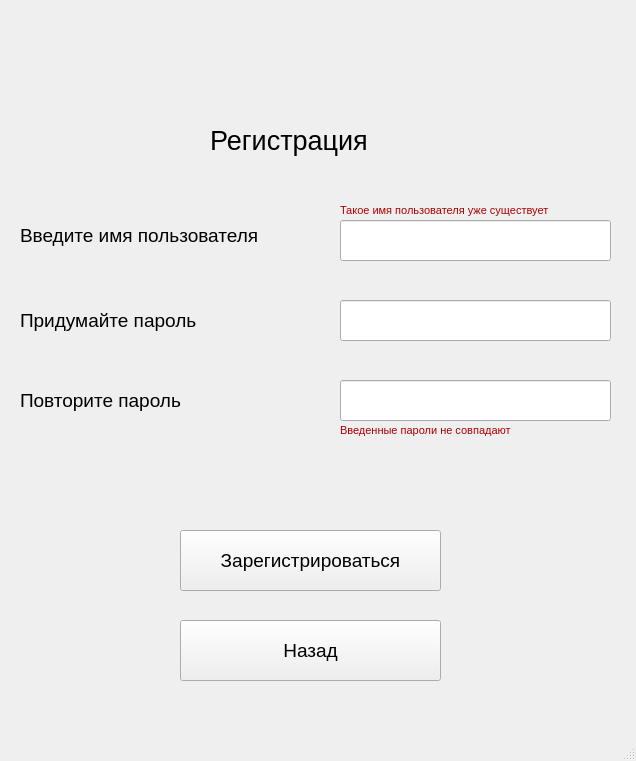
<?xml version="1.0" encoding="UTF-8"?>
<ui version="4.0">
 <class>RegisterWindow</class>
 <widget class="QMainWindow" name="RegisterWindow">
  <property name="geometry">
   <rect>
    <x>0</x>
    <y>0</y>
    <width>636</width>
    <height>761</height>
   </rect>
  </property>
  <property name="windowTitle">
   <string>Registration</string>
  </property>
  <widget class="QWidget" name="centralwidget">
   <widget class="QLineEdit" name="input_username">
    <property name="geometry">
     <rect>
      <x>340</x>
      <y>220</y>
      <width>271</width>
      <height>41</height>
     </rect>
    </property>
    <property name="font">
     <font>
      <pointsize>14</pointsize>
     </font>
    </property>
   </widget>
   <widget class="QLineEdit" name="input_password">
    <property name="geometry">
     <rect>
      <x>340</x>
      <y>300</y>
      <width>271</width>
      <height>41</height>
     </rect>
    </property>
    <property name="font">
     <font>
      <pointsize>14</pointsize>
     </font>
    </property>
   </widget>
   <widget class="QLineEdit" name="input_confirm_password">
    <property name="geometry">
     <rect>
      <x>340</x>
      <y>380</y>
      <width>271</width>
      <height>41</height>
     </rect>
    </property>
    <property name="font">
     <font>
      <pointsize>14</pointsize>
     </font>
    </property>
   </widget>
   <widget class="QPushButton" name="button_register">
    <property name="geometry">
     <rect>
      <x>180</x>
      <y>530</y>
      <width>261</width>
      <height>61</height>
     </rect>
    </property>
    <property name="font">
     <font>
      <pointsize>14</pointsize>
     </font>
    </property>
    <property name="text">
     <string>Зарегистрироваться</string>
    </property>
   </widget>
   <widget class="QLabel" name="label_enter_username">
    <property name="geometry">
     <rect>
      <x>20</x>
      <y>220</y>
      <width>311</width>
      <height>31</height>
     </rect>
    </property>
    <property name="font">
     <font>
      <pointsize>14</pointsize>
     </font>
    </property>
    <property name="text">
     <string>Введите имя пользователя</string>
    </property>
   </widget>
   <widget class="QLabel" name="label_password">
    <property name="geometry">
     <rect>
      <x>20</x>
      <y>300</y>
      <width>231</width>
      <height>41</height>
     </rect>
    </property>
    <property name="font">
     <font>
      <pointsize>14</pointsize>
     </font>
    </property>
    <property name="text">
     <string>Придумайте пароль</string>
    </property>
   </widget>
   <widget class="QLabel" name="label_confirm_password">
    <property name="geometry">
     <rect>
      <x>20</x>
      <y>380</y>
      <width>231</width>
      <height>41</height>
     </rect>
    </property>
    <property name="font">
     <font>
      <pointsize>14</pointsize>
     </font>
    </property>
    <property name="text">
     <string>Повторите пароль</string>
    </property>
   </widget>
   <widget class="QLabel" name="register_title">
    <property name="geometry">
     <rect>
      <x>210</x>
      <y>110</y>
      <width>201</width>
      <height>61</height>
     </rect>
    </property>
    <property name="font">
     <font>
      <pointsize>20</pointsize>
     </font>
    </property>
    <property name="text">
     <string>Регистрация</string>
    </property>
   </widget>
   <widget class="QPushButton" name="button_register_back">
    <property name="geometry">
     <rect>
      <x>180</x>
      <y>620</y>
      <width>261</width>
      <height>61</height>
     </rect>
    </property>
    <property name="font">
     <font>
      <pointsize>14</pointsize>
     </font>
    </property>
    <property name="text">
     <string>Назад</string>
    </property>
   </widget>
   <widget class="QLabel" name="label_username_exists">
    <property name="geometry">
     <rect>
      <x>340</x>
      <y>200</y>
      <width>271</width>
      <height>21</height>
     </rect>
    </property>
    <property name="palette">
     <palette>
      <active>
       <colorrole role="WindowText">
        <brush brushstyle="SolidPattern">
         <color alpha="255">
          <red>172</red>
          <green>0</green>
          <blue>0</blue>
         </color>
        </brush>
       </colorrole>
       <colorrole role="Text">
        <brush brushstyle="SolidPattern">
         <color alpha="255">
          <red>191</red>
          <green>0</green>
          <blue>0</blue>
         </color>
        </brush>
       </colorrole>
      </active>
      <inactive>
       <colorrole role="WindowText">
        <brush brushstyle="SolidPattern">
         <color alpha="255">
          <red>172</red>
          <green>0</green>
          <blue>0</blue>
         </color>
        </brush>
       </colorrole>
       <colorrole role="Text">
        <brush brushstyle="SolidPattern">
         <color alpha="255">
          <red>191</red>
          <green>0</green>
          <blue>0</blue>
         </color>
        </brush>
       </colorrole>
      </inactive>
      <disabled>
       <colorrole role="WindowText">
        <brush brushstyle="SolidPattern">
         <color alpha="255">
          <red>120</red>
          <green>120</green>
          <blue>120</blue>
         </color>
        </brush>
       </colorrole>
       <colorrole role="Text">
        <brush brushstyle="SolidPattern">
         <color alpha="255">
          <red>120</red>
          <green>120</green>
          <blue>120</blue>
         </color>
        </brush>
       </colorrole>
      </disabled>
     </palette>
    </property>
    <property name="font">
     <font>
      <pointsize>8</pointsize>
      <weight>50</weight>
      <bold>false</bold>
     </font>
    </property>
    <property name="autoFillBackground">
     <bool>false</bool>
    </property>
    <property name="text">
     <string>Такое имя пользователя уже существует</string>
    </property>
   </widget>
   <widget class="QLabel" name="label_wrong_confirm">
    <property name="geometry">
     <rect>
      <x>340</x>
      <y>420</y>
      <width>271</width>
      <height>21</height>
     </rect>
    </property>
    <property name="palette">
     <palette>
      <active>
       <colorrole role="WindowText">
        <brush brushstyle="SolidPattern">
         <color alpha="255">
          <red>172</red>
          <green>0</green>
          <blue>0</blue>
         </color>
        </brush>
       </colorrole>
       <colorrole role="Text">
        <brush brushstyle="SolidPattern">
         <color alpha="255">
          <red>191</red>
          <green>0</green>
          <blue>0</blue>
         </color>
        </brush>
       </colorrole>
      </active>
      <inactive>
       <colorrole role="WindowText">
        <brush brushstyle="SolidPattern">
         <color alpha="255">
          <red>172</red>
          <green>0</green>
          <blue>0</blue>
         </color>
        </brush>
       </colorrole>
       <colorrole role="Text">
        <brush brushstyle="SolidPattern">
         <color alpha="255">
          <red>191</red>
          <green>0</green>
          <blue>0</blue>
         </color>
        </brush>
       </colorrole>
      </inactive>
      <disabled>
       <colorrole role="WindowText">
        <brush brushstyle="SolidPattern">
         <color alpha="255">
          <red>120</red>
          <green>120</green>
          <blue>120</blue>
         </color>
        </brush>
       </colorrole>
       <colorrole role="Text">
        <brush brushstyle="SolidPattern">
         <color alpha="255">
          <red>120</red>
          <green>120</green>
          <blue>120</blue>
         </color>
        </brush>
       </colorrole>
      </disabled>
     </palette>
    </property>
    <property name="font">
     <font>
      <pointsize>8</pointsize>
      <weight>50</weight>
      <bold>false</bold>
     </font>
    </property>
    <property name="autoFillBackground">
     <bool>false</bool>
    </property>
    <property name="text">
     <string>Введенные пароли не совпадают</string>
    </property>
   </widget>
  </widget>
  <widget class="QStatusBar" name="statusbar"/>
 </widget>
 <resources/>
 <connections/>
</ui>
